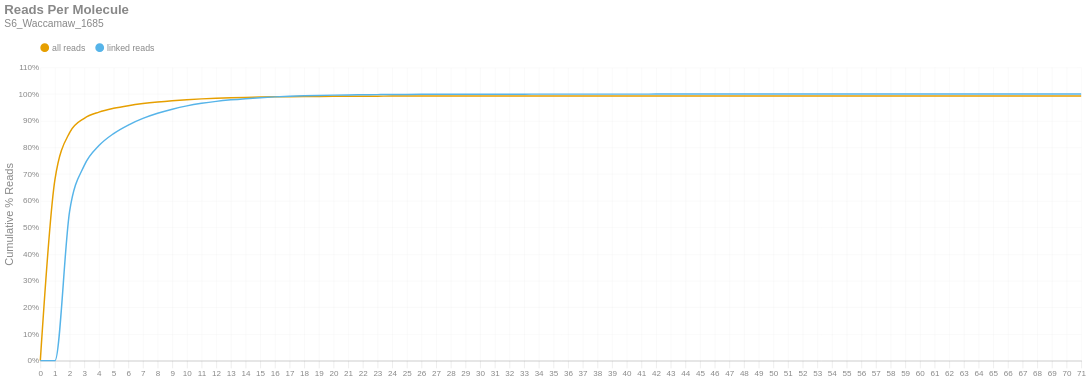

Source (notebook cell):
### Markdown cell above
### Reads per Molecule
This chart shows the cumulative distribution of the number of reads per linked molecule. That is, how many alignments are associated with a unique molecule. This excludes the number of reads associated with invalid or absent linked-read barcodes. The `linked` histogram is the percentages recalculated when disregarding singletons.

### Code cell
if SKIPLR:
    print_html(f"Skipped")
else:
    counts = np.bincount(valids['reads'].cast(pl.Int64).to_numpy())
    weighted = counts * np.arange(len(counts))
    all_perc = weighted / n_reads
    linked_perc = weighted / n_linked_reads
    linked_perc[1] = 0
    binned_df = pl.DataFrame({
        'readsper': list(range(len(counts))),
        'all reads (cumsum)': np.cumsum(all_perc).tolist(),
        'linked reads (cumsum)': np.cumsum(linked_perc).tolist(),
    })

    with SafeRender(binned_df):
        (
            density_plot(binned_df, 'Reads Per Molecule', samplename, 'readspmol')
            .encode(
                x=alt.X('readsper:O', title=None).axis(labelAngle=0).scale(padding=0),
                y=alt.Y('value:Q', title='Cumulative % Reads').axis(format='%').stack(False),
                color=alt.Color("key:N").scale(domain=["all reads", "linked reads"]),
                tooltip=[
                    alt.Tooltip("key:N", title="Data Type"),
                    alt.Tooltip("readsper:O", title="Reads Per Molecule"),
                    alt.Tooltip("value:Q", format=".2%", title="% Reads (Cum.)")
                ]            
            )
        ).display()

### Figure 1 — Vega-Lite specification as saved in the notebook (floating-point values rounded to 4 significant figures)
{"width": "container", "height": 400, "config": {"title": {"anchor": "start", "dy": -15, "fontSize": 18, "color": "#888888", "subtitleColor": "#888888", "subtitleFontSize": 14}, "arc": {"fill": "#0072B2"}, "axis": {"domainColor": "#888888", "domainWidth": 0.5, "gridWidth": 0.2, "grid": false, "titleFontWeight": 400, "titleFontSize": 15, "labelFontSize": 11, "labelColor": "#888888", "tickColor": "#888888", "tickWidth": 0.2, "titleColor": "#888888"}, "axisBand": {"grid": false}, "axisX": {"grid": true, "tickSize": 10, "domainCap": "round"}, "axisY": {"domain": false, "grid": true, "tickSize": 0, "domainCap": "round"}, "background": "transparent", "header": {"labelFontSize": 15, "labelColor": "#888888", "titleFontSize": 15, "titleFontWeight": 600, "titleColor": "#888888"}, "legend": {"labelFont": "sans-serif", "labelFontSize": 12, "labelColor": "#888888", "symbolSize": 100, "symbolType": "circle", "titleFontSize": 12, "titlePadding": 10, "titleColor": "#888888", "title": null, "orient": "top"}, "range": {"category": ["#E69F00", "#56B4E9", "#009E73", "#F0E442", "#0072B2", "#D55E00", "#CC79A7", "#000000"], "diverging": ["#cfe8f3", "#a2d4ec", "#73bfe2", "#46abdb", "#1696d2", "#12719e"]}, "area": {"fill": "#0072B2", "fillOpacity": 0.7, "line": true, "strokeOpacity": 0.7}, "line": {"color": "#0072B2", "stroke": "#0072B2", "strokeWidth": 2}, "trail": {"color": "#0072B2", "stroke": "#0072B2", "strokeWidth": 0, "size": 1}, "point": {"filled": true, "fillOpacity": 1.0, "size": 95}, "text": {"color": "#888888", "fontSize": 11, "align": "right", "fontWeight": 400, "size": 11}, "bar": {"fill": "#0072B2", "stroke": null}, "view": {"stroke": null, "continuousWidth": 660, "continuousHeight": 400}}, "data": {"name": "data-66ff86c330aac05182bc493407f4626e"}, "mark": {"type": "line", "interpolate": "monotone", "point": {"opacity": 0, "size": 275}}, "encoding": {"color": {"field": "key", "scale": {"domain": ["all reads", "linked reads"]}, "type": "nominal"}, "tooltip": [{"field": "key", "title": "Data Type", "type": "nominal"}, {"field": "readsper", "title": "Reads Per Molecule", "type": "ordinal"}, {"field": "value", "format": ".2%", "title": "% Reads (Cum.)", "type": "quantitative"}], "x": {"axis": {"labelAngle": 0}, "field": "readsper", "scale": {"padding": 0}, "title": null, "type": "ordinal"}, "y": {"axis": {"format": "%"}, "field": "value", "stack": false, "title": "Cumulative % Reads", "type": "quantitative"}}, "params": [{"name": "param_c36ac31b6afebe62", "select": {"type": "point", "fields": ["key"]}, "bind": "legend"}], "title": {"text": "Reads Per Molecule", "subtitle": "S6_Waccamaw_1685"}, "transform": [{"fold": ["all reads (cumsum)", "linked reads (cumsum)"]}, {"calculate": "replace(datum.key, ' (cumsum)', '')", "as": "key"}, {"filter": {"param": "param_c36ac31b6afebe62"}}], "usermeta": {"embedOptions": {"downloadFileName": "S6_Waccamaw_1685.readspmol"}}, "$schema": "https://vega.github.io/schema/vega-lite/v6.1.0.json", "datasets": {"data-66ff86c330aac05182bc493407f4626e": [{"readsper": 0, "all reads (cumsum)": 0.0, "linked reads (cumsum)": 0.0}, {"readsper": 1, "all reads (cumsum)": 0.6801, "linked reads (cumsum)": 0.0}, {"readsper": 2, "all reads (cumsum)": 0.8555, "linked reads (cumsum)": 0.5608}, {"readsper": 3, "all reads (cumsum)": 0.9092, "linked reads (cumsum)": 0.7324}, {"readsper": 4, "all reads (cumsum)": 0.9325, "linked reads (cumsum)": 0.8067}, {"readsper": 5, "all reads (cumsum)": 0.9466, "linked reads (cumsum)": 0.8518}, {"readsper": 6, "all reads (cumsum)": 0.9566, "linked reads (cumsum)": 0.8839}, {"readsper": 7, "all reads (cumsum)": 0.9643, "linked reads (cumsum)": 0.9087}, {"readsper": 8, "all reads (cumsum)": 0.9703, "linked reads (cumsum)": 0.9279}, {"readsper": 9, "all reads (cumsum)": 0.9752, "linked reads (cumsum)": 0.9434}, {"readsper": 10, "all reads (cumsum)": 0.9791, "linked reads (cumsum)": 0.9558}, {"readsper": 11, "all reads (cumsum)": 0.982, "linked reads (cumsum)": 0.9653}, {"readsper": 12, "all reads (cumsum)": 0.9844, "linked reads (cumsum)": 0.9727}, {"readsper": 13, "all reads (cumsum)": 0.9862, "linked reads (cumsum)": 0.9784}, {"readsper": 14, "all reads (cumsum)": 0.9876, "linked reads (cumsum)": 0.9829}, {"readsper": 15, "all reads (cumsum)": 0.9887, "linked reads (cumsum)": 0.9866}, {"readsper": 16, "all reads (cumsum)": 0.9896, "linked reads (cumsum)": 0.9895}, {"readsper": 17, "all reads (cumsum)": 0.9904, "linked reads (cumsum)": 0.9919}, {"readsper": 18, "all reads (cumsum)": 0.9909, "linked reads (cumsum)": 0.9937}, {"readsper": 19, "all reads (cumsum)": 0.9913, "linked reads (cumsum)": 0.995}, {"readsper": 20, "all reads (cumsum)": 0.9917, "linked reads (cumsum)": 0.9961}, {"readsper": 21, "all reads (cumsum)": 0.9919, "linked reads (cumsum)": 0.9969}, {"readsper": 22, "all reads (cumsum)": 0.9921, "linked reads (cumsum)": 0.9975}, {"readsper": 23, "all reads (cumsum)": 0.9923, "linked reads (cumsum)": 0.998}, {"readsper": 24, "all reads (cumsum)": 0.9925, "linked reads (cumsum)": 0.9985}, {"readsper": 25, "all reads (cumsum)": 0.9926, "linked reads (cumsum)": 0.9989}, {"readsper": 26, "all reads (cumsum)": 0.9926, "linked reads (cumsum)": 0.9991}, {"readsper": 27, "all reads (cumsum)": 0.9927, "linked reads (cumsum)": 0.9993}, {"readsper": 28, "all reads (cumsum)": 0.9927, "linked reads (cumsum)": 0.9994}, {"readsper": 29, "all reads (cumsum)": 0.9928, "linked reads (cumsum)": 0.9995}, {"readsper": 30, "all reads (cumsum)": 0.9928, "linked reads (cumsum)": 0.9996}, {"readsper": 31, "all reads (cumsum)": 0.9928, "linked reads (cumsum)": 0.9997}, {"readsper": 32, "all reads (cumsum)": 0.9928, "linked reads (cumsum)": 0.9997}, {"readsper": 33, "all reads (cumsum)": 0.9929, "linked reads (cumsum)": 0.9998}, {"readsper": 34, "all reads (cumsum)": 0.9929, "linked reads (cumsum)": 0.9998}, {"readsper": 35, "all reads (cumsum)": 0.9929, "linked reads (cumsum)": 0.9999}, {"readsper": 36, "all reads (cumsum)": 0.9929, "linked reads (cumsum)": 0.9999}, {"readsper": 37, "all reads (cumsum)": 0.9929, "linked reads (cumsum)": 0.9999}, {"readsper": 38, "all reads (cumsum)": 0.9929, "linked reads (cumsum)": 0.9999}, {"readsper": 39, "all reads (cumsum)": 0.9929, "linked reads (cumsum)": 0.9999}, {"readsper": 40, "all reads (cumsum)": 0.9929, "linked reads (cumsum)": 0.9999}, {"readsper": 41, "all reads (cumsum)": 0.9929, "linked reads (cumsum)": 0.9999}, {"readsper": 42, "all reads (cumsum)": 0.9929, "linked reads (cumsum)": 0.9999}, {"readsper": 43, "all reads (cumsum)": 0.9929, "linked reads (cumsum)": 1.0}, {"readsper": 44, "all reads (cumsum)": 0.9929, "linked reads (cumsum)": 1.0}, {"readsper": 45, "all reads (cumsum)": 0.9929, "linked reads (cumsum)": 1.0}, {"readsper": 46, "all reads (cumsum)": 0.9929, "linked reads (cumsum)": 1.0}, {"readsper": 47, "all reads (cumsum)": 0.9929, "linked reads (cumsum)": 1.0}, {"readsper": 48, "all reads (cumsum)": 0.9929, "linked reads (cumsum)": 1.0}, {"readsper": 49, "all reads (cumsum)": 0.9929, "linked reads (cumsum)": 1.0}, {"readsper": 50, "all reads (cumsum)": 0.9929, "linked reads (cumsum)": 1.0}, {"readsper": 51, "all reads (cumsum)": 0.9929, "linked reads (cumsum)": 1.0}, {"readsper": 52, "all reads (cumsum)": 0.9929, "linked reads (cumsum)": 1.0}, {"readsper": 53, "all reads (cumsum)": 0.9929, "linked reads (cumsum)": 1.0}, {"readsper": 54, "all reads (cumsum)": 0.9929, "linked reads (cumsum)": 1.0}, {"readsper": 55, "all reads (cumsum)": 0.9929, "linked reads (cumsum)": 1.0}, {"readsper": 56, "all reads (cumsum)": 0.9929, "linked reads (cumsum)": 1.0}, {"readsper": 57, "all reads (cumsum)": 0.9929, "linked reads (cumsum)": 1.0}, {"readsper": 58, "all reads (cumsum)": 0.9929, "linked reads (cumsum)": 1.0}, {"readsper": 59, "all reads (cumsum)": 0.9929, "linked reads (cumsum)": 1.0}, {"readsper": 60, "all reads (cumsum)": 0.9929, "linked reads (cumsum)": 1.0}, {"readsper": 61, "all reads (cumsum)": 0.9929, "linked reads (cumsum)": 1.0}, {"readsper": 62, "all reads (cumsum)": 0.9929, "linked reads (cumsum)": 1.0}, {"readsper": 63, "all reads (cumsum)": 0.9929, "linked reads (cumsum)": 1.0}, {"readsper": 64, "all reads (cumsum)": 0.9929, "linked reads (cumsum)": 1.0}, {"readsper": 65, "all reads (cumsum)": 0.9929, "linked reads (cumsum)": 1.0}, {"readsper": 66, "all reads (cumsum)": 0.9929, "linked reads (cumsum)": 1.0}, {"readsper": 67, "all reads (cumsum)": 0.9929, "linked reads (cumsum)": 1.0}, {"readsper": 68, "all reads (cumsum)": 0.9929, "linked reads (cumsum)": 1.0}, {"readsper": 69, "all reads (cumsum)": 0.9929, "linked reads (cumsum)": 1.0}, {"readsper": 70, "all reads (cumsum)": 0.9929, "linked reads (cumsum)": 1.0}, {"readsper": 71, "all reads (cumsum)": 0.9929, "linked reads (cumsum)": 1.0}]}}
